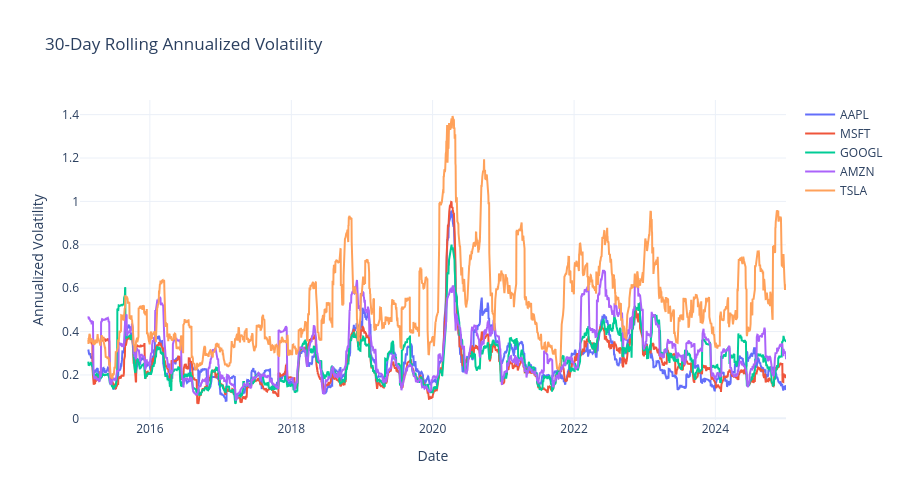

Notebook code for this chart:
### Markdown cell above
### 1.5.7 Rolling Volatility

30-day rolling standard deviation of daily returns shows how volatility evolves over time.

### Code cell
# Rolling 30-day volatility
fig = go.Figure()
for ticker in TICKERS:
    rolling_vol = returns_df[ticker].rolling(window=30).std() * np.sqrt(252)  # Annualized
    fig.add_trace(go.Scatter(
        x=rolling_vol.index,
        y=rolling_vol,
        mode='lines',
        name=ticker
    ))

fig.update_layout(
    title='30-Day Rolling Annualized Volatility',
    xaxis_title='Date',
    yaxis_title='Annualized Volatility',
    template='plotly_white',
    height=500
)
fig.show()

### Figure 1 — Plotly figure (JSON) as saved in the notebook; plotly's stock layout.template omitted (floating-point values rounded to 4 significant figures; data arrays with more than 128 entries replaced by an {"elided": "..."} marker saying what was removed)
{"data": [{"mode": "lines", "name": "AAPL", "type": "scatter", "x": {"elided": "2515 str values"}, "y": {"elided": "2515 float values"}}, {"mode": "lines", "name": "MSFT", "type": "scatter", "x": {"elided": "2515 str values"}, "y": {"elided": "2515 float values"}}, {"mode": "lines", "name": "GOOGL", "type": "scatter", "x": {"elided": "2515 str values"}, "y": {"elided": "2515 float values"}}, {"mode": "lines", "name": "AMZN", "type": "scatter", "x": {"elided": "2515 str values"}, "y": {"elided": "2515 float values"}}, {"mode": "lines", "name": "TSLA", "type": "scatter", "x": {"elided": "2515 str values"}, "y": {"elided": "2515 float values"}}], "layout": {"height": 500, "title": {"text": "30-Day Rolling Annualized Volatility"}, "xaxis": {"title": {"text": "Date"}}, "yaxis": {"title": {"text": "Annualized Volatility"}}}}
